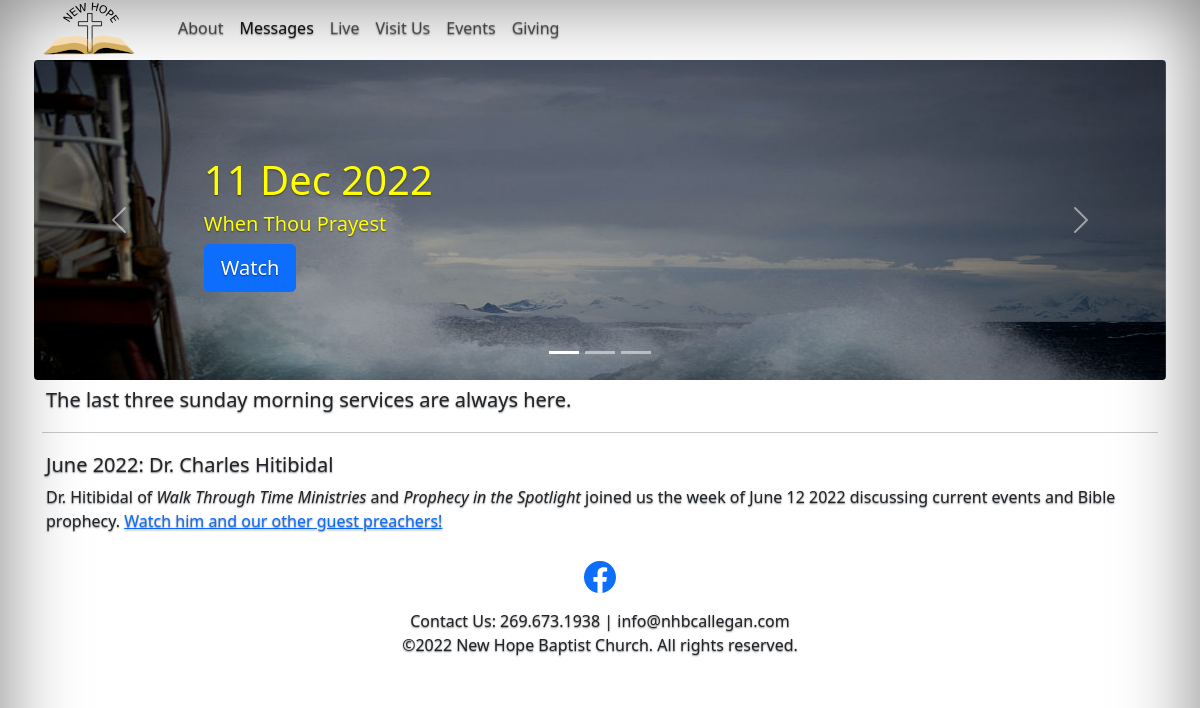
The app's page /messages, older data.
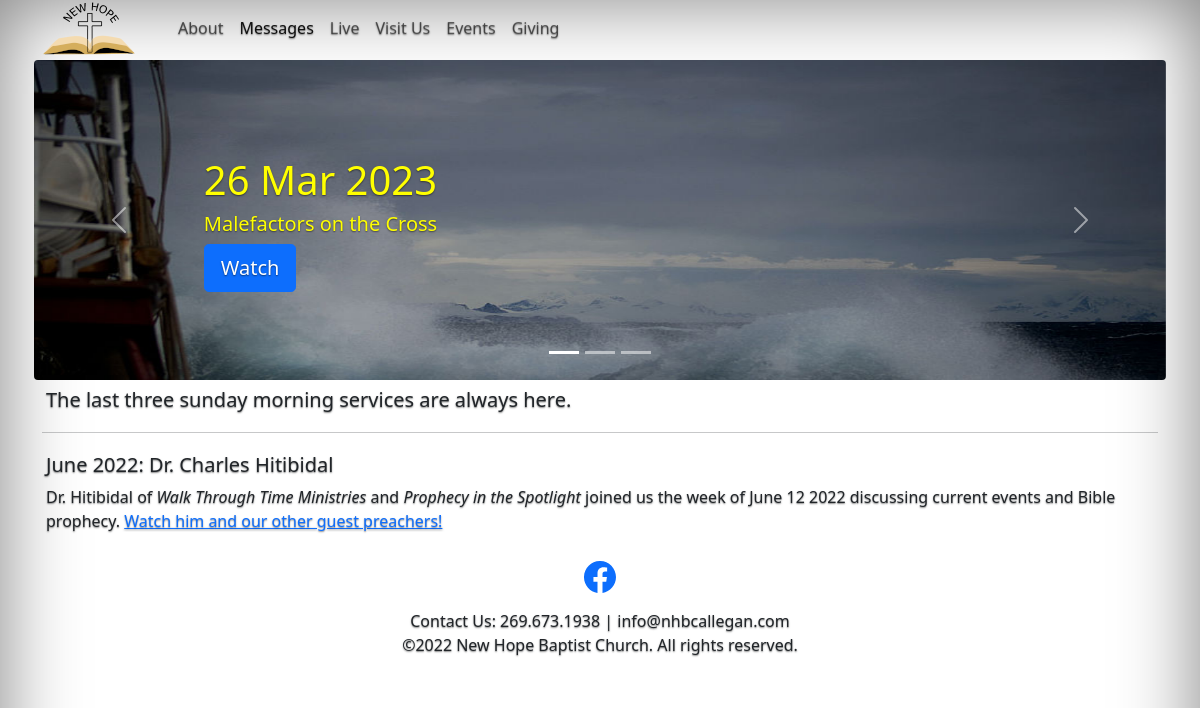
The same page, newer data.
### app/models.py (models this page shows, shortened)
class VideoMessage(db.Model):
    id = db.Column(db.Integer, primary_key=True)
    title = db.Column(db.String(128))
    description = db.Column(db.String(256))
    timestamp = db.Column(db.DateTime, index=True, default=datetime.utcnow)
    youtube_id = db.Column(db.String(256), unique=True)
    speaker_id = db.Column(db.Integer, db.ForeignKey('speaker.id'))
    is_published = db.Column(db.Boolean)

### app/routes.py (the view)
@app.route('/messages')
def messages():
    pageModel.messages = GetMessages(3, True)
    return render_template('messages.html', model = pageModel)

### app/routes.py (called while the page is built)
def MapMessage(sequence: int, message: VideoMessage, image: Image) -> Message:
    result = Message(message.id)
    result.title = message.title
    result.timestamp = message.timestamp
    result.description = message.description
    result.youtube_id = message.youtube_id
    result.speaker = f'{message.speaker.first_name} {message.speaker.last_name}'
    result.speaker_is_guest = message.speaker.is_guest
    result.speaker_icon_file_name = message.speaker.icon_file_name
    result.is_published = message.is_published
    result.sequence = sequence
    if bool(image):
        result.image_file = image.filename
        result.image_description = image.description
    return result

def GetImages():
    return [Image('storm.jpg', 'Storm'), Image('man-walking-with-bag.jpg', 'Walking Man'), Image('bible-on-rock.jpg', 'Bible')]

### app/templates/messages.html (shortened to what this page needs)
{% extends "base.html" %}
{% block content %}
<div class="row p-1">
<div class="col-12" style="padding: 0;">
<div id="myCarousel" class="carousel slide" data-bs-ride="carousel">
    <div class="carousel-indicators">
        <button type="button" data-bs-target="#myCarousel" data-bs-slide-to="0" class="active" aria-current="true"></button>
        <button type="button" data-bs-target="#myCarousel" data-bs-slide-to="1"></button>
        <button type="button" data-bs-target="#myCarousel" data-bs-slide-to="2"></button>
    </div>
    <div class="carousel-inner rounded">
        {% for message in model.messages %}
        <div class="carousel-item {{ 'active' if message.sequence == 0 else '' }}">
            <img src="{{ url_for('static', filename=message.image_file) }}" class="d-block w-100" alt="{{ message.image_description }}" />
            <div class="container">
                <div class="carousel-caption {{ 'text-start' if message.sequence == 0 else ('text-end' if message.sequence == (model.messages|length - 1) else '') }} ">
                    <h1>{{ message.timestamp.strftime('%d %b %Y') }}</h1>
                    <h5>{{ message.title }}</h5>
                    <p><a class="btn btn-lg btn-primary nh-watch-btn" data-url="https://www.youtube.com/embed/{{ message.youtube_id }}" href="#">Watch</a></p>
                </div>
            </div>
        </div>
        {% endfor %}
    </div>
    <button class="carousel-control-prev" type="button" data-bs-target="#myCarousel" data-bs-slide="prev">
        <span class="carousel-control-prev-icon" aria-hidden="true"></span>
    </button>
    <button class="carousel-control-next" type="button" data-bs-target="#myCarousel" data-bs-slide="next">
        <span class="carousel-control-next-icon" aria-hidden="true"></span>
    </button>
</div>
</div>
</div>
<div class="row p-1">
    <div class="col-12">
        <div class="nh-h4">The last three sunday morning services are always here.</div>
    </div>
</div>
<hr />
<div class="row p-1">
    <div class="col-12">
        <div class="h5">June 2022: Dr. Charles Hitibidal</div>
        <div class="">Dr. Hitibidal of <em>Walk Through Time Ministries</em> and <em>Prophecy in the Spotlight</em> joined us the week of June 12 2022 discussing current events and Bible prophecy. <a href="{{ url_for('guests') }}">Watch him and our other guest preachers!</a></div>
    </div>
</div>
{% endblock %}

Row changes from the older to the newer data that the page shows:
no longer on this page (row unchanged): VideoMessage: timestamp "11 Dec 2022", title "When Thou Prayest"
added VideoMessage: timestamp "26 Mar 2023", title "Malefactors on the Cross"
